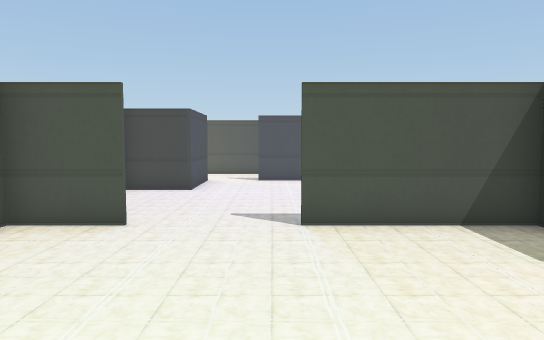
view 1 (above)

16 first-person views from a walk through a 3-D level made in the Unity game engine. The camera is 1.4 m above the floor, tilts 4° down and sees 70° across. Doors are open. The floor is counted in squares, 1 m on a side. Each view is taken from the middle of a square. On the plan, view 1 faces up. The plan holds only what a view shows up to about 16 squares ahead; the rest is blank. The place goes on beyond the plan. The player is left out. Some surface patterns are stand-ins.

view 2
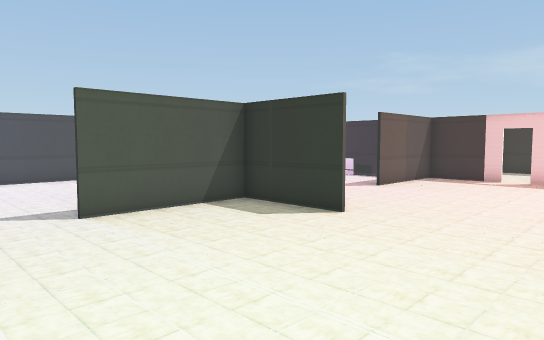

view 3
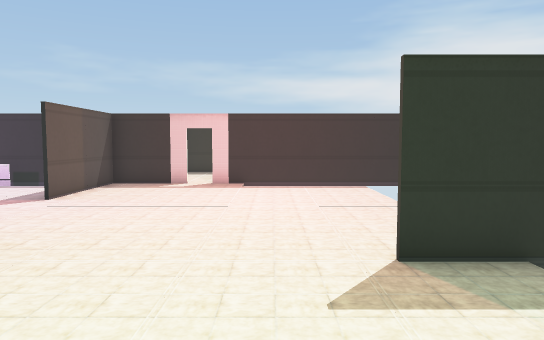

view 4
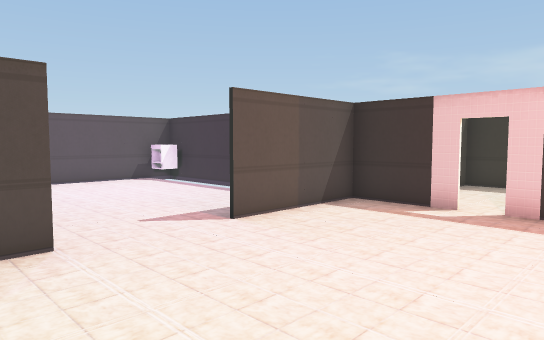

view 5
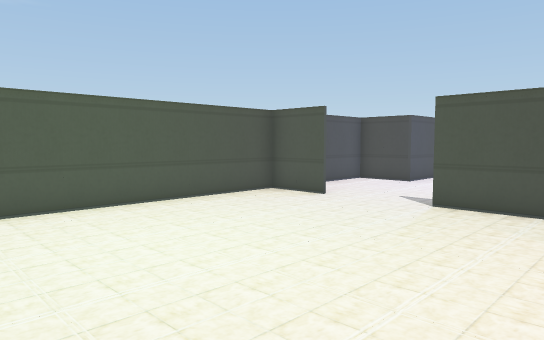

view 6
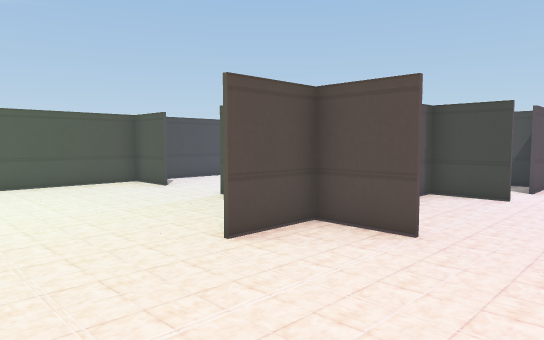

view 7
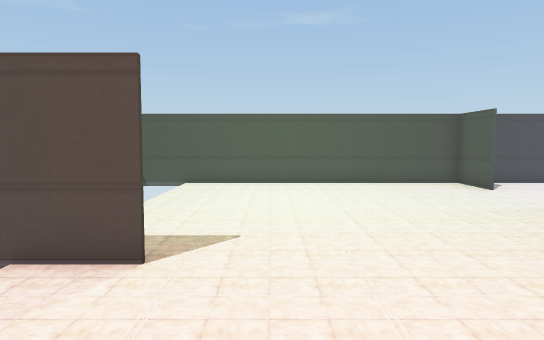

view 8
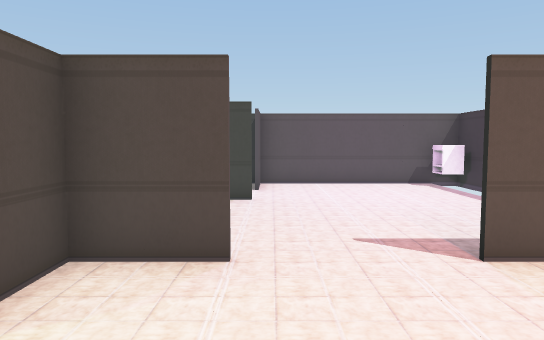

view 9
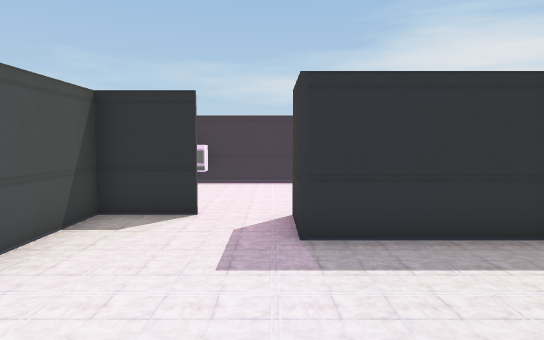

view 10
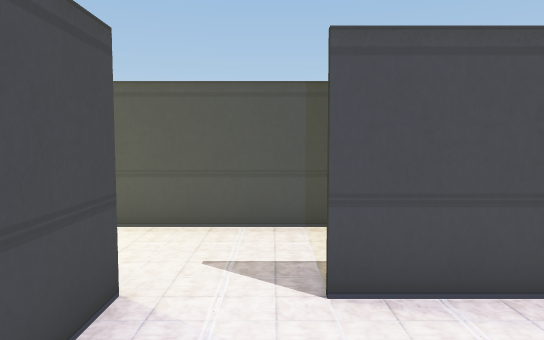

view 11
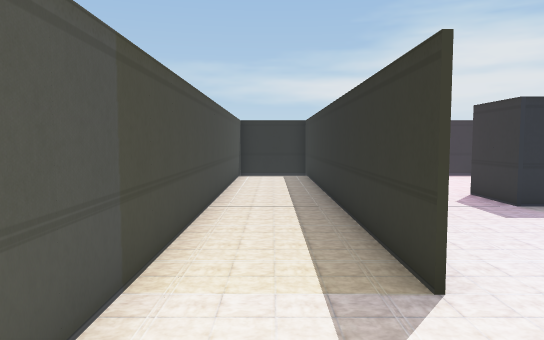

view 12
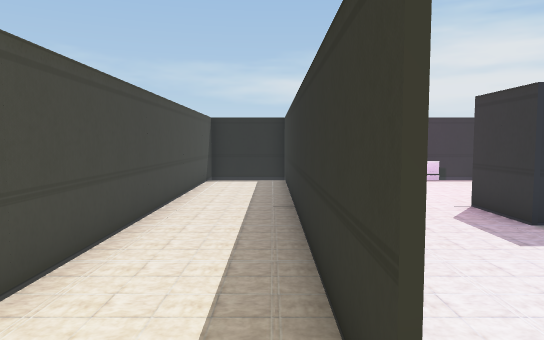

view 13
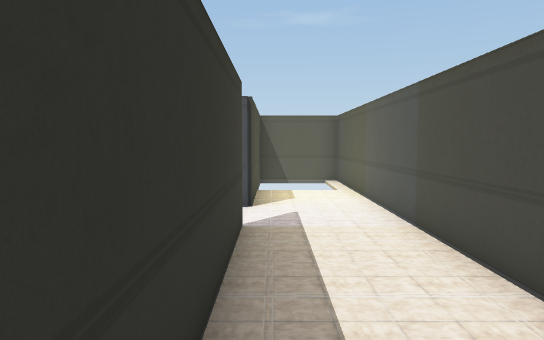

view 14
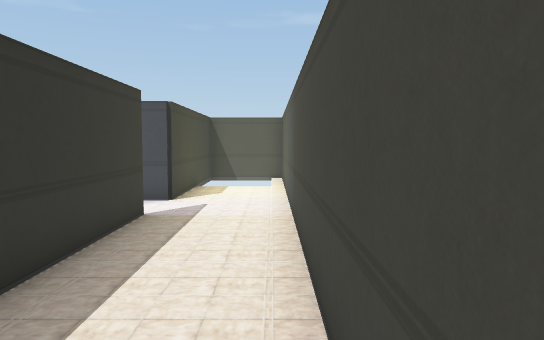

view 15
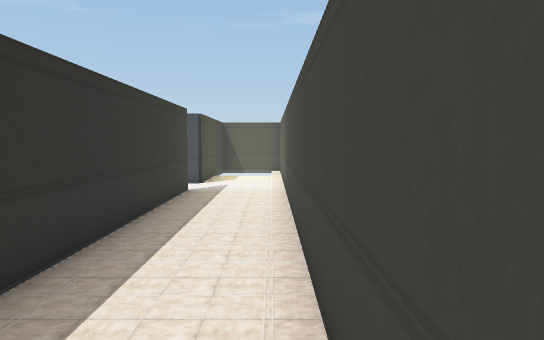

view 16
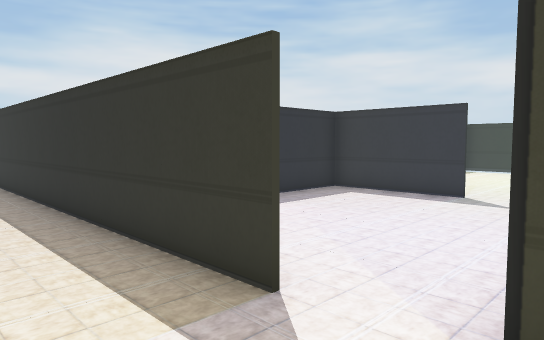

### Floor plan
Points are (right, up) in squares from view 1. A wall is a line through its corners. A room is listed if a view was taken in it or the views show most of it. See-through windows are left out.
Room 1 (views 1, 2, 3, 4, 5, 6, 7, 8, 9, 10)
walls: (4.6, 6.5) (0.5, 6.5); (4.5, 3.4) (4.5, 10.6) (6.5, 10.6); (6.6, 5.5) (4.6, 5.5) (4.6, 3.5); (0.4, 6.6) (4.5, 6.6); (6.6, 10.5) (4.6, 10.5) (4.6, 9.8); (4.6, -1.4) (4.6, -3.2); (-2.4, 6.5) (-4.5, 6.5); (6.5, 12.4) (6.5, 14.4) (-0.5, 14.4); (4.5, -3.2) (4.5, -1.5); (13.4, 7) (13.4, 9.4); (13.4, 2.9) (13.4, 5.5) (9.5, 5.5); (-2.4, 13.5) (-2.4, 11.5) (-4.5, 11.5) (-4.5, -3.5); (13.4, 10.1) (13.4, 14); (12.4, 13.3) (12.4, 14.1); (13.4, -3.5) (13.4, 2.1); (13.5, 14.4) (6.6, 14.4) (6.6, 12.4)
low walls: (12.7, 8.6) (12.7, 9.1)
ways out: opening at (-1.5, 14) to room 2; open door at (13, 2.5)
Room 2 (views 11, 12, 13, 14, 15, 16)
walls: (-0.5, 14.5) (12.9, 14.5); (-6.5, 14.5) (-2.4, 14.5) (-2.4, 13.5); (13.4, 14) (13.4, 17.4) (-6.5, 17.4)
ways out: opening at (-1.5, 14) to room 1

Where each view was taken, in squares from view 1:
view 1: 0 up, 0 right, facing up
view 2: 1 down, 2 left, facing up-right
view 3: 0 up, 0 right, facing right
view 4: 0 up, 5 right, facing up-right
view 5: 2 down, 4 right, facing up-left
view 6: 0 up, 9 right, facing up-left
view 7: 0 up, 9 right, facing left
view 8: 1 up, 7 right, facing up
view 9: 11 up, 1 left, facing right
view 10: 11 up, 1 left, facing up
view 11: 16 up, 4 left, facing right
view 12: 15 up, 2 left, facing right
view 13: 15 up, 6 right, facing left
view 14: 17 up, 7 right, facing left
view 15: 17 up, 11 right, facing left
view 16: 17 up, 3 left, facing down-right
